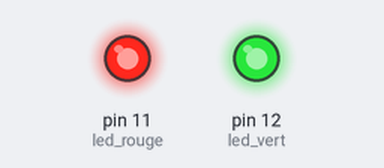
The sketch below on a simulated Arduino Uno, built with avr-gcc and run on an emulated ATmega328P. Parts: output pins drawn as LEDs (lit = HIGH).

Above: at 0.5 s.
At 1.5 s:
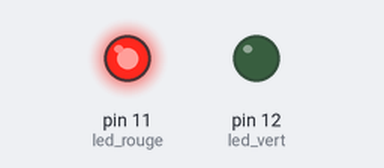
At 2.2 s:
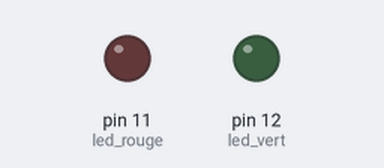
At 3.0 s:
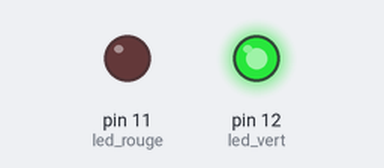
Timing chart, 0 to 5.2 s (numbered marks = the images above):
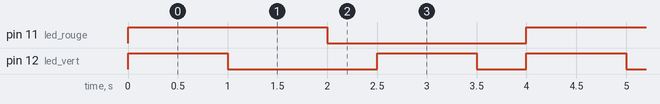

Measured:
- by itself, pin 11 (led_rouge): alternates HIGH for 2.0 s and LOW for 2.0 s
- by itself, pin 12 (led_vert): repeats every 4.0 s: LOW 1.5 s, HIGH 1.0 s, LOW 0.50 s, HIGH 1.0 s
- by itself, everything shown: repeats every 4.0 s, in 5 steps

The sketch:

cligno3.02.ino
```cpp
const int led_rouge= 11;
const int led_vert= 12;
void setup() {
  pinMode(led_rouge, OUTPUT);
  pinMode(led_vert, OUTPUT);
}

// the loop function runs over and over again forever
void loop() {
  digitalWrite(led_rouge, HIGH);
  digitalWrite(led_vert, HIGH);
  delay(1000);
  digitalWrite(led_vert,LOW);
  delay(1000);
  digitalWrite(led_rouge,LOW);
  delay(500);
  digitalWrite(led_vert,HIGH);
  delay(1000);
  digitalWrite(led_vert,LOW);
  delay(500);
}
```
